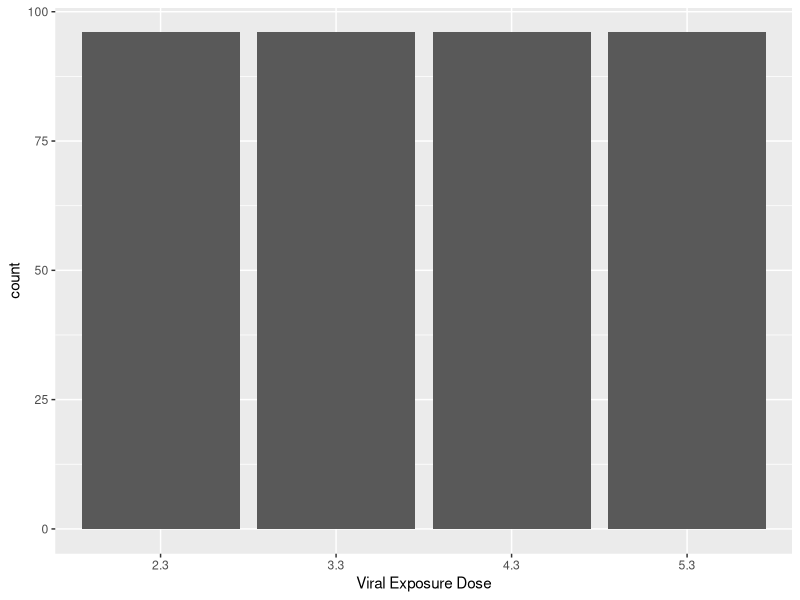
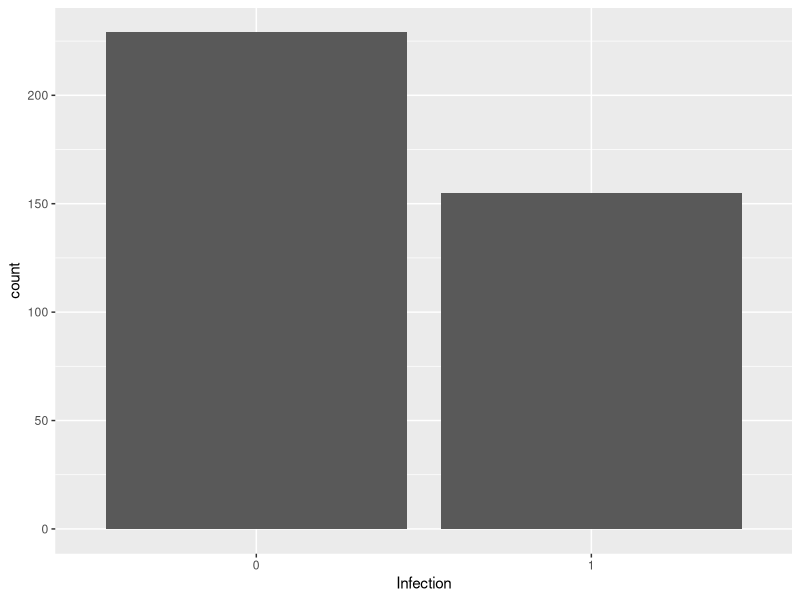
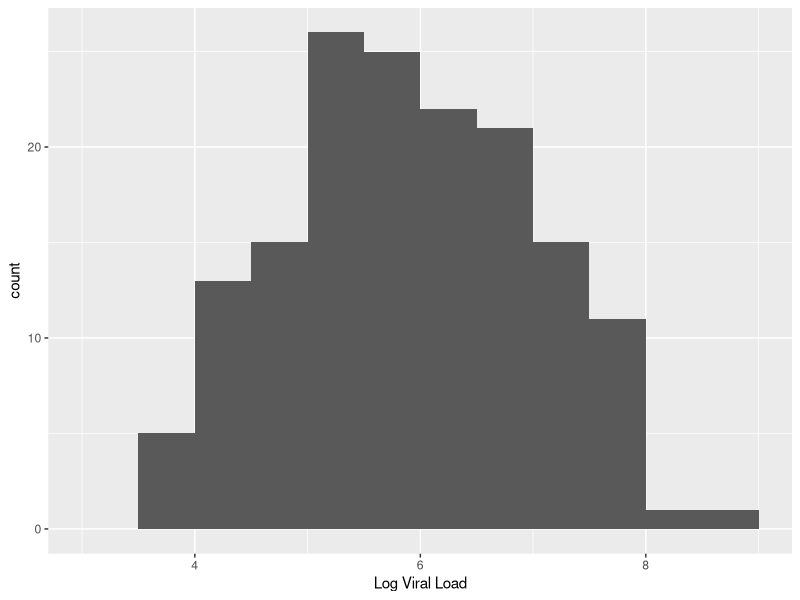
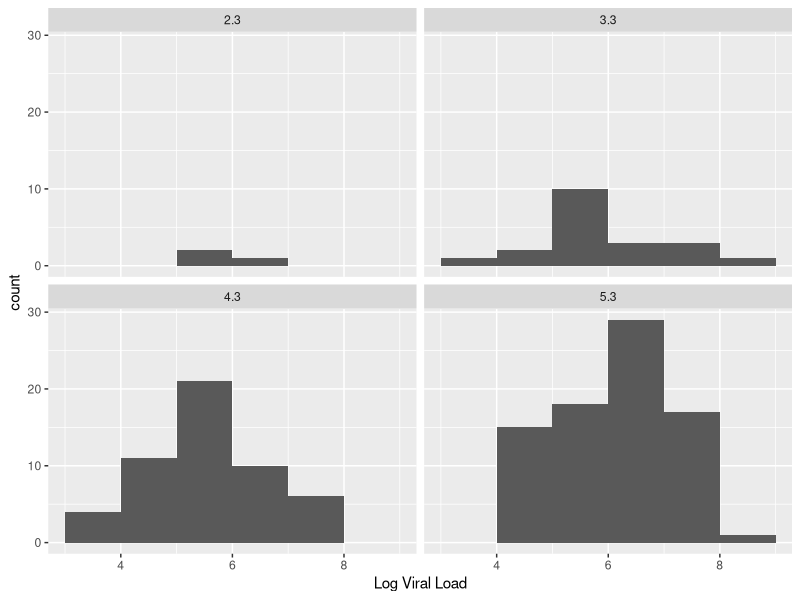
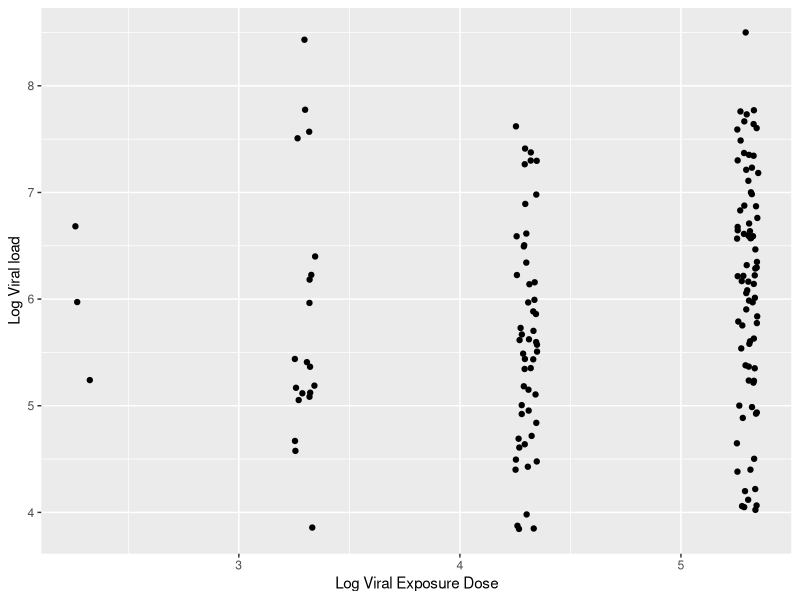
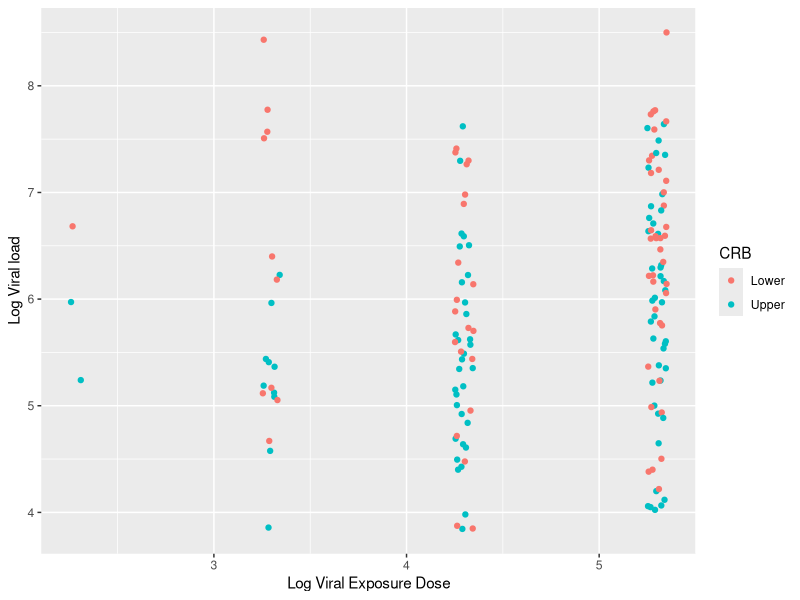
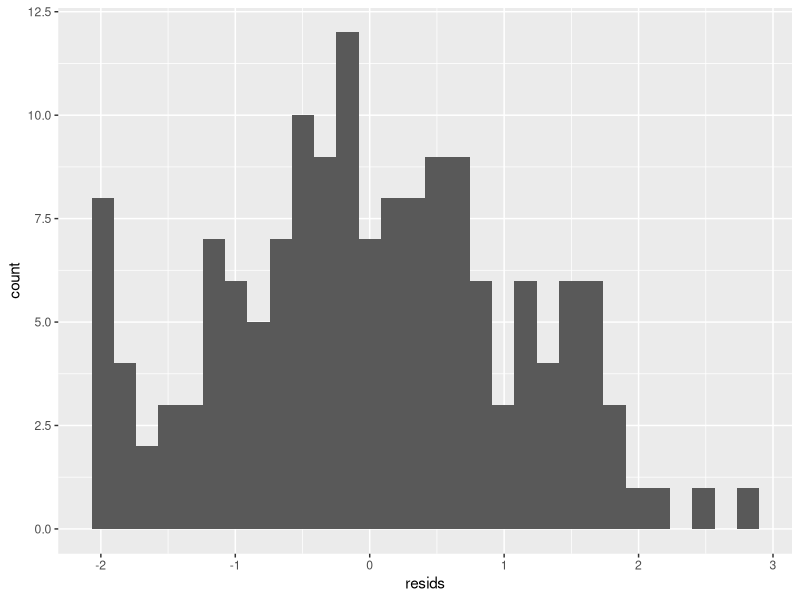
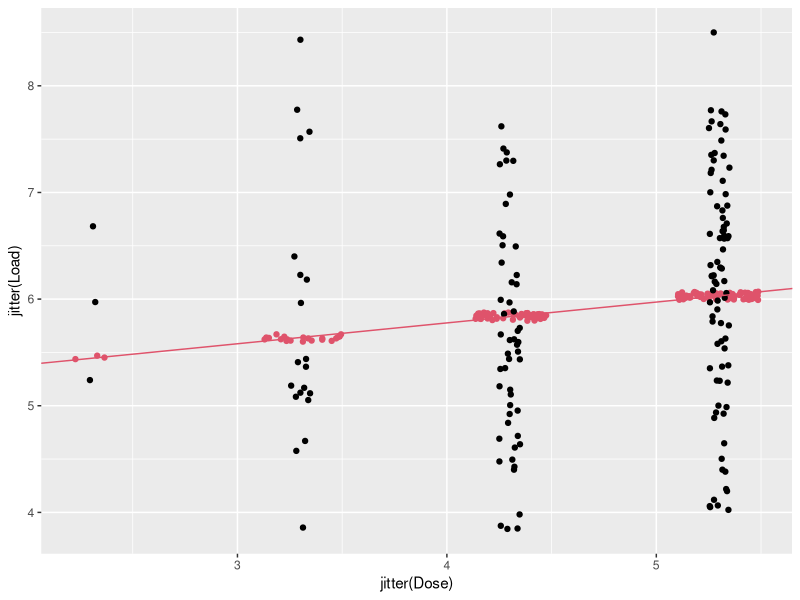

R code for these plots, in order:
## ---- chunk 1
knitr::opts_chunk$set(echo = TRUE)
library(tidyverse)
library(knitr) # Used for a kable() table
## ---- chunk 2
fishDat <- read.csv(
  file = "HernandezFishData.csv",
  stringsAsFactors = TRUE
)

glimpse(fishDat)
## ---- chunk 3
kable(
  fishDat %>%
  group_by(RunType, CRB, Strain, Dose) %>% 
  summarize(`Fish Count` = n())
)
## ---- chunk 4
fishDat %>% 
  ggplot(mapping = aes(x = as.factor(Dose))) +
  geom_bar() +
  xlab("Viral Exposure Dose")
## ---- chunk 5
fishDat %>%
  ggplot(mapping = aes(x = as.factor(Infection))) +
  geom_bar() +
  xlab("Infection")

fishDat %>%
  filter(!is.na(LogViralLoad)) %>% #Omit NAs for uninfected fish
  ggplot(mapping = aes(x = LogViralLoad)) +
  geom_histogram(breaks = seq(3,9,0.5)) +
  xlim(3, 9) +
  xlab("Log Viral Load")
## ---- chunk 6
fishDat %>%
  filter(!is.na(LogViralLoad)) %>% #Omit NAs for uninfected fish
  ggplot(mapping = aes(x = LogViralLoad)) +
  geom_histogram(breaks = seq(3,9,1)) +
  xlim(3, 9) +
  xlab("Log Viral Load") +
  facet_wrap(~Dose)
## ---- chunk 7
fishDat %>% 
  filter(!is.na(LogViralLoad)) %>% 
  ggplot(mapping = aes(
    x = jitter(Dose, factor = .25),
    y = LogViralLoad
    )) +
  geom_point() +
  xlab("Log Viral Exposure Dose") +
  ylab("Log Viral load")
## ---- chunk 8
fishDat %>% 
  filter(!is.na(LogViralLoad)) %>% 
  ggplot(mapping = aes(
    x = jitter(Dose, factor = 0.25),
    y = LogViralLoad,
    col = CRB
    )) +
  geom_point() +
  xlab("Log Viral Exposure Dose") +
  ylab("Log Viral load")
## ---- chunk 9

## ---- chunk 10
mod1 <- lm(
  formula = LogViralLoad ~ Dose,
  data = fishDat
)

mod2 <- fishDat %>% 
  lm(
    formula = LogViralLoad ~ Dose
  )
## ---- chunk 11
mod1

mod2
## ---- chunk 12
summary(mod1)
## ---- chunk 13
coefficients(mod1)

coef(mod2)

sigma(mod1)
## ---- chunk 14
str(mod1)
## ---- chunk 15
glimpse(mod1$residuals)
## ---- chunk 16
# Histogram of residuals
data.frame(resids = mod1$residuals) %>% 
  ggplot(mapping = aes(x = resids)) +
  geom_histogram()

# Scatterplot of observed and fitted values of viral load
data.frame(
  Dose = mod1$model$Dose, # Note the double indexing with two $
  Load = mod1$fitted.values # estimates of y-bar for each i
  ) %>% 
ggplot(mapping = aes(x = jitter(Dose), y = jitter(Load))) +
geom_point(col = 2) + # plots fitted values
geom_point( # Plots observed values
  data = fishDat,
  mapping = aes(x = jitter(Dose, factor = .25), LogViralLoad)
) +
geom_abline(
  intercept = coef(mod1)[1], # a or Y-intercept
  slope = coef(mod1)[2], # b or slope
  col = 2
)
## ---- chunk 17
summary(mod1)$coef

summary(mod1)$sigma

summary(mod1)$r.squared
## ---- chunk 18
modU <- fishDat %>% 
  filter(Strain == "U") %>% 
  lm(formula = LogViralLoad ~ Dose)

modM <- fishDat %>% 
  filter(Strain == "M") %>% 
  lm(formula = LogViralLoad ~ Dose)

modL <- fishDat %>% 
  filter(Strain == "L") %>% 
  lm(formula = LogViralLoad ~ Dose)

fishDat %>% 
  filter(!is.na(LogViralLoad)) %>% 
  ggplot(mapping = aes(
    x = jitter(Dose, factor = .25), y = LogViralLoad, col = Strain
  )) +
  geom_point() +
  xlab("Log Viral Dose") +
  ylab("Log Viral Load") +
  geom_abline(
    intercept = coef(modL)[1],
    slope = coef(modL)[2],
    col = 2 # note the color sequence starts with 2; "1" is black
  )  +
  geom_abline(
    intercept = coef(modM)[1],
    slope = coef(modM)[2],
    col = 3
  ) +
  geom_abline(
    intercept = coef(modU)[1],
    slope = coef(modU)[2],
    col = 4
  )

## ---- chunk 19

